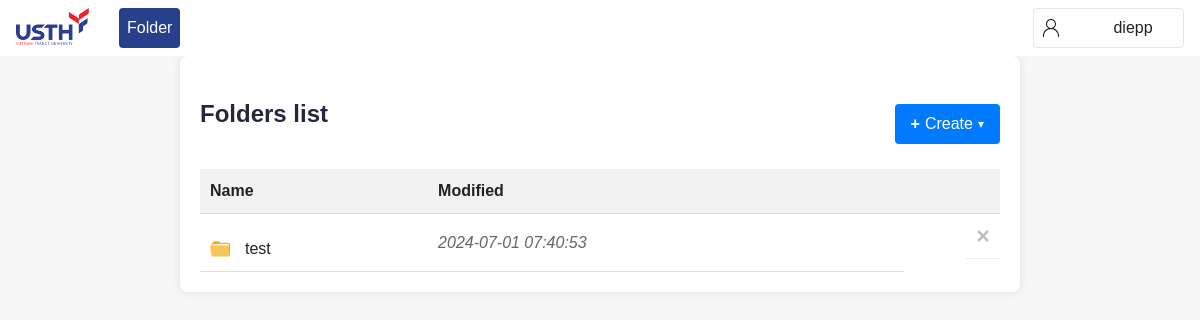
/home (signed in), run on an earlier commit of the app's database.
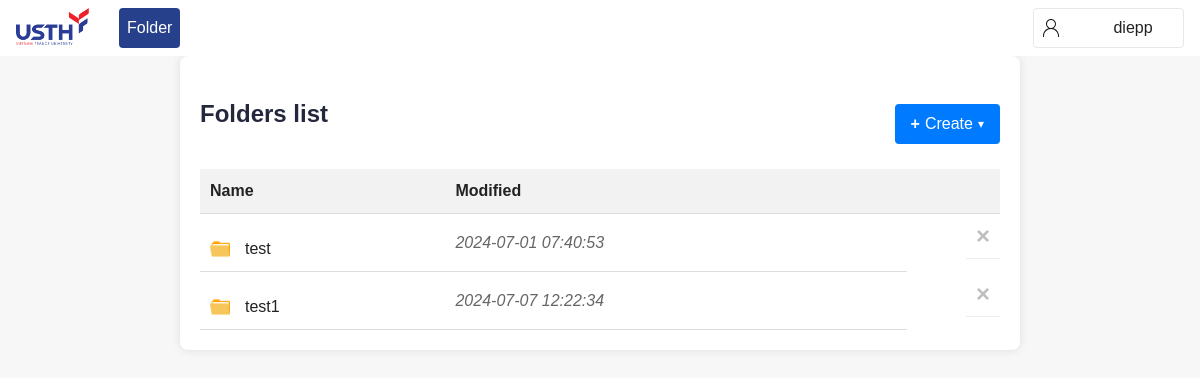
And on a later commit of the database.
### function/models.py (models this page shows)
class User(db.Model, UserMixin):
    role = db.Column(db.Integer, default = 2)
    id = db.Column(db.Integer, primary_key = True)
    email = db.Column(db.String(50))
    username = db.Column(db.String(50))
    password = db.Column(db.String(50))

class Folder(db.Model):
    id = db.Column(db.Integer, primary_key = True)
    path = db.Column(db.String(50), nullable = False)
    name = db.Column(db.String(50), nullable = False)
    date = db.Column(db.DateTime(timezone = True), default = func.now())
    user_id = db.Column(db.Integer, db.ForeignKey('user.id'))
    users = db.relationship('User')
    parent_folder_id = db.Column(db.Integer, db.ForeignKey('folder.id'))
    subfolders = db.relationship('Folder', backref=db.backref('parent_folder', remote_side=[id]))

### app.py (the view)
@app.route('/home')
@login_required
def home():
    folders = Folder.query.filter_by(user_id=current_user.id).all()
    files = File.query.filter_by(user_id = current_user.id).all()
    return render_template("home.html",folders = folders, user = current_user, files = files)

### app.py (called while the page is built)
@login_manager.user_loader
def load_user(id):
    return User.query.get(int(id))

### templates/home.html (shortened to what this page needs)
{% extends "base.html" %}
{% block content %}
<link rel="stylesheet" href="../static/home.css">
<div class="form">
  <br>
  <div class="header-container">
    <h2 class="title">Folders list</h2>
    <div class="create-btn-container">
      <button type="button" class="btn create-btn" onclick="openModal()">
        <span class="plus-sign">+</span> Create <span class="dropdown-arrow">&#9662;</span>
      </button>
    </div>
  </div>
  <table class="file-table">
    <thead>
      <tr>
        <th>Name</th>
        <th>Modified</th>
        <th></th>
      </tr>
    </thead>
    <tbody>
      {% for folder in folders %}
        {% if folder.parent_folder_id is none %}
          <tr>
            <td class="folder-name">
              <img src="/static/images/Folder.png" class="icon-folder">
              <a href="{{ url_for('get_folder', folder_id=folder.id) }}" class="link">{{ folder.name }}</a>
            </td>
            <td class="folder-modified">{{ folder.date }}</td>
            <td class="close">
              <button type="button" class="close" onclick="deleteFolder('{{ folder.id }}')">
                <span aria-hidden="true">&times;</span>
              </button>
            </td>
          </tr>
        {% endif %}
      {% endfor %}
    </tbody>
  </table>
</div>
{% endblock %}

### templates/base.html (shortened to what this page needs)
<!DOCTYPE html>
<html lang="en">
<head>
    <link rel="stylesheet" href="https://stackpath.bootstrapcdn.com/bootstrap/4.4.1/css/bootstrap.min.css"
 />
    <link rel="stylesheet" href="https://stackpath.bootstrapcdn.com/font-awesome/4.7.0/css/font-awesome.min.css"
 />
</head>
<body onload="checkURL()">
    <link rel="stylesheet" href="../static/base.css">
    <nav class="navbar navbar-expand-lg bg-white">
        <div class="collapse navbar-collapse" id="navbar">
            {% if current_user.role==1%}
            <div class="navbar-nav">
                <a href="" class="nav-link-spacing logo"><img src="/static/images/usth.png" alt="usth logo"></a>
                <a href="{{url_for('admin')}}" class="nav-item nav-link nav-link-spacing" id="admin">Users</a>
                <a href="{{url_for('create_user')}}" class="nav-item nav-link nav-link-spacing " id="create_user">Add
                    user</a>
                <a href="{{url_for('demo')}}" class="nav-item nav-link nav-link-spacing " id="demo">Demo</a>
            </div>
            <div class="nav-right">
                <div class="menu_account">
                    <div class="icon_account">
                        <svg xmlns="http://www.w3.org/2000/svg" width="24" height="24" viewBox="0 0 24 24" fill="none">
                            <path
                                d="M12 3C14.7614 3 17 5.23858 17 8C17 9.88196 15.9603 11.5211 14.4239 12.3742C17.5815 13.3762 19.8902 16.2864 19.9962 19.7508L20 20V21H19V20L18.9959 19.7593C18.8691 16.0048 15.7855 13 12 13C8.21455 13 5.1309 16.0048 5.00406 19.7593L5 20V21H4V20L4.00381 19.7508C4.1098 16.2864 6.41847 13.3762 9.57667 12.3736C8.03975 11.5211 7 9.88196 7 8C7 5.23858 9.23858 3 12 3ZM12 4C9.79086 4 8 5.79086 8 8C8 10.2091 9.79086 12 12 12C14.2091 12 16 10.2091 16 8C16 5.79086 14.2091 4 12 4Z"
                                fill="#1A1A1A" />
                        </svg>
                    </div>
                    <div class="name_account" data-toggle="dropdown">
                        <p class="nav-link username">{{ current_user.username }}</p>
                        <div class="dropdown-menu dropdown-menu-right">
                            <a class="dropdown-item" href="/reset" id="reset">Reset Password</a>
                            <a href="/logout" class="dropdown-item" id="logout">Log Out</a>
                        </div>
                    </div>
                </div>
            </div>
            {% elif current_user.role==2 or current_user.role==3%}
            <div class="navbar-nav">
                <a href="{{url_for('home')}}" class="nav-link-spacing logo"><img src="/static/images/usth.png"
                        alt="usth logo"></a>
                <a href="{{url_for('home')}}" class="nav-item nav-link nav-link-spacing" id="home">Folder</a>
            </div>
            <div class="nav-right">
                <div class="menu_account">
                    <div class="icon_account">
                    </div>
                    <div class="name_account" data-toggle="dropdown">
                        <p class="nav-link username">{{ current_user.username }}</p>
                    </div>
                </div>
            </div>
            {% endif %}
        </div>
    </nav>
    {% block content %}
    {% endblock %}
</body>
</html>

### static/base.css (style rules this page uses)
:root { --primary: #007bff; --secondary: #bfc0c0; --white: #fff; --text-clr: #222222; --header-clr: #25273d; --next-btn-hover: #0044ff; --back-btn-hover: #8b8c8c; --hover: #27408B; }
body { font-family:"Roboto"; }
.navbar-nav img { width: 100%; }
.navbar { position: sticky; top: 0; z-index: 9999999; width: 100%; min-height: 5vh; }
.logo { width: 73px; }
.nav-right { position: absolute; right: 16px; }
.nav-link-spacing { margin-right: 30px; color: black; font-weight: normal; height: fit-content; }
.energetic { background-color: var(--hover); border-radius: 4px; color: #fff!important; }
.navbar { background-color: #00194C; width: 100%; }
.menu_account { display: flex; width: 151px; height: 40px; padding: 8px 9px; justify-content: center; align-items: center; gap: 5px; flex-shrink: 0; border-radius: 4px; border: 1px solid #E8E8E8; background-color: white; }
.name_account { display: flex; width: 110px; height: 20px; flex-direction: column; justify-content: center; flex-shrink: 0; color: var(--black-text, var(--normal-text, #222)); text-align: center; font-size: 16px; font-style: normal; font-weight: 400; line-height: 24px; cursor: pointer; padding-top: 12%; }
.username { min-width: 130px; min-height: 40px; text-overflow: ellipsis; overflow: hidden; }
button { border-color: transparent; background-color: transparent; }

### static/home.css (style rules this page uses)
:root { --primary: #007bff; --secondary: #bfc0c0; --white: #fff; --text-clr: #222222; --header-clr: #25273d; --next-btn-hover: #0044ff; --back-btn-hover: #8b8c8c; --modal-bg: #fefefe; --modal-border: #888; --overlay-bg: rgba(0, 0, 0, 0.5); --folder-hover: lightblue; }
body { font-family: Arial, sans-serif; color: var(--text-clr); background-color: #f7f7f7; margin: 0; padding: 0; }
.form { max-width: 70%; margin: 0 auto; background: var(--white); padding: 20px; box-shadow: 0 0 10px rgba(0, 0, 0, 0.1); border-radius: 8px; }
.header-container { display: flex; justify-content: space-between; align-items: center; }
h2.title { font-size: 24px; font-weight: 600; color: var(--header-clr); margin-bottom: 20px; }
.create-btn-container { display: flex; justify-content: center; }
.create-btn { background-color: var(--secondary); border: 1px solid var(--secondary); color: var(--text-clr); padding: 8px 16px; font-size: 16px; cursor: pointer; display: flex; align-items: center; justify-content: center; gap: 5px; border-radius: 4px; transition: background-color 0.3s ease; }
.create-btn .plus-sign { font-weight: bold; }
.create-btn .dropdown-arrow { font-size: 12px; }
.folder-name { flex: 2; display: flex; align-items: center; gap: 10px; }
.folder-modified { flex: 1; text-align: right; color: #666; }
.link { text-decoration: none; color: inherit; }
.icon-folder { width: 24px; height: 24px; }
.btn { display: flex; align-items: center; justify-content: center; height: 40px; background-color: var(--primary); color: var(--white); border: none; border-radius: 4px; cursor: pointer; transition: background-color 0.3s ease; }
.file-table { width: 100%; border-collapse: collapse; margin-top: 20px; }
.file-table th, .file-table td { padding: 10px; text-align: left; border-bottom: 1px solid #ddd; }
.file-table th { background-color: #f2f2f2; }
.folder-name { white-space: nowrap; }
.folder-modified { font-style: italic; }
.icon-folder { width: 20px; height: 20px; margin-right: 5px; }
.close { text-align: center; }
.close button { background-color: transparent; border: none; cursor: pointer; }

What changed in the data, as far as the page shows it:
added Folder: name "test1", date "2024-07-07 12:22:34"
